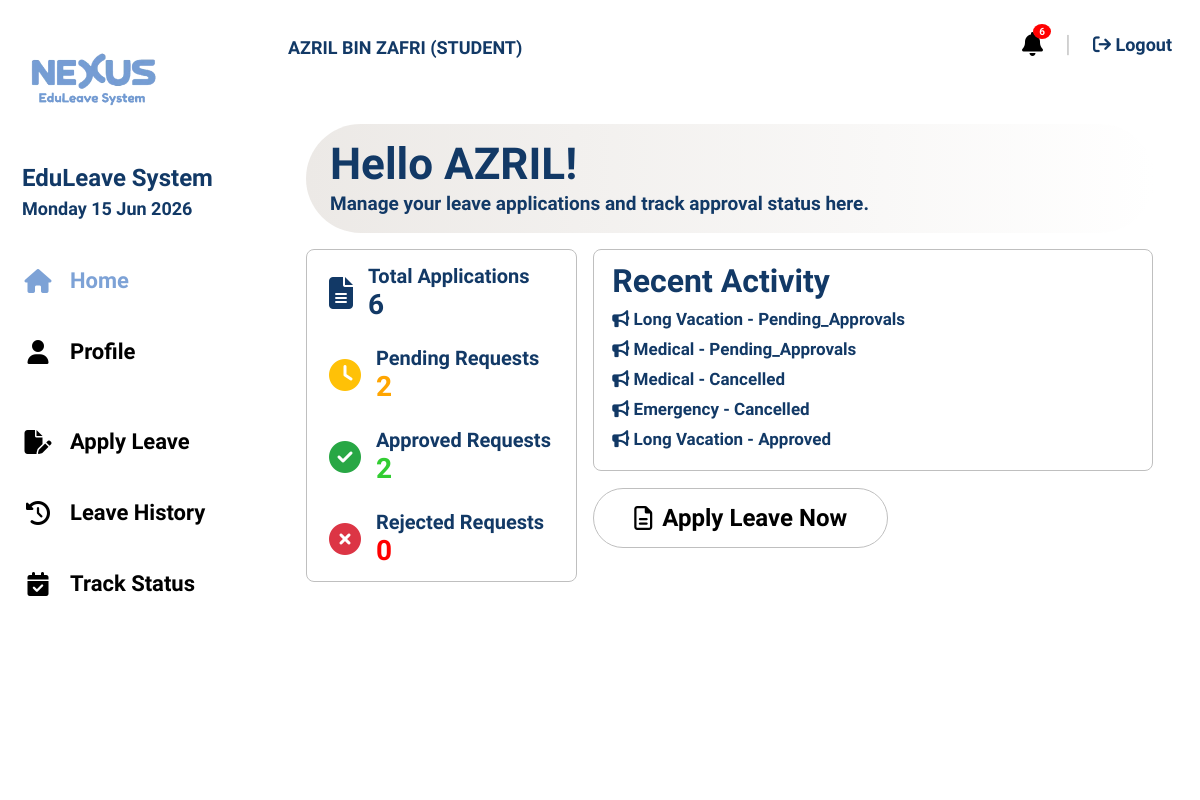
Screenshot of /dashboard_student.php (signed in) with the database file from the repository.
### tables this page shows
CREATE TABLE `leave_applications` (
  `id` int(11) NOT NULL,
  `student_id` int(11) NOT NULL,
  `leave_type` varchar(50) NOT NULL,
  `start_date` date NOT NULL,
  `end_date` date NOT NULL,
  `duration` varchar(50) NOT NULL,
  `reason` text NOT NULL,
  `student_section` varchar(10) DEFAULT NULL,
  `mc_file` varchar(255) DEFAULT NULL,
  `status` varchar(20) DEFAULT 'Pending',
  `form_token` varchar(100) DEFAULT NULL,
  `form_generated_at` datetime DEFAULT NULL,
  `rejection_reason` text DEFAULT NULL,
  `created_at` timestamp NOT NULL DEFAULT current_timestamp(),
  `evidence_file` varchar(255) DEFAULT NULL,
  `selected_lecturers` text DEFAULT NULL,
  `student_statement` text DEFAULT NULL,
  `student_signature` varchar(255) DEFAULT NULL,
  `course` varchar(255) DEFAULT NULL,
  `phone_number` varchar(50) DEFAULT NULL,
  `subject_name` varchar(255) DEFAULT NULL
);

### notification_helper.php (called while the page is built, shortened)
<?php
function getUnreadCount($conn, $user_id) {
    $query = "SELECT COUNT(*) as count FROM notifications
              WHERE user_id = '$user_id' AND is_read = 0";
    $result = mysqli_query($conn, $query);
    $data = mysqli_fetch_assoc($result);
    return $data['count'];
}
?>

### dashboard_student.php (the view, shortened to what this page needs)
<?php
include 'db_config.php';
include 'notification_helper.php';
$user = $_SESSION['user'];
$student_id = $user['id'];
$firstName = explode(' ', trim($user['full_name']))[0];
$totalQuery = mysqli_query($conn,
"SELECT COUNT(*) as total
FROM leave_applications
WHERE student_id = '$student_id'");
$totalData = mysqli_fetch_assoc($totalQuery);
$totalApplications = $totalData['total'];
$pendingQuery = mysqli_query($conn,
"SELECT COUNT(*) as total
FROM leave_applications
WHERE student_id = '$student_id'
AND (status='Pending' OR status='Pending_Approvals' OR status='Partial_Signatures')");
$pendingData = mysqli_fetch_assoc($pendingQuery);
$pendingCount = $pendingData['total'];
$approvedQuery = mysqli_query($conn,
"SELECT COUNT(*) as total
FROM leave_applications
WHERE student_id = '$student_id'
AND (status='Approved' OR status='Approved_Form_Ready')");
$approvedData = mysqli_fetch_assoc($approvedQuery);
$approvedCount = $approvedData['total'];
$rejectedQuery = mysqli_query($conn,
"SELECT COUNT(*) as total
FROM leave_applications
WHERE student_id = '$student_id'
AND status='Rejected'");
$rejectedData = mysqli_fetch_assoc($rejectedQuery);
$rejectedCount = $rejectedData['total'];
$unreadCount = getUnreadCount($conn, $student_id);
?>
<!DOCTYPE html>
<html lang="en">
<head>
    <link rel="stylesheet" href="style.css">
    <link rel="stylesheet" href="https://cdnjs.cloudflare.com/ajax/libs/font-awesome/6.5.1/css/all.min.css">
</head>
<body class="dashboard-page">
<div class="sidebar">
    <img src="images/logo.png" class="sidebar-logo">
    <div class="sidebar-title">EduLeave System</div>
    <div class="sidebar-date"><?php echo date("l d M Y"); ?></div>
    <nav class="nav-menu">
        <a href="dashboard_student.php" class="nav-link active"><i class="fa-solid fa-house nav-fa"></i> Home</a>
        <a href="profile_student.php" class="nav-link"><i class="fa-solid fa-user nav-fa"></i> Profile</a>
        <br>
        <a href="apply_leave.php" class="nav-link"><i class="fa-solid fa-file-pen nav-fa"></i> Apply Leave</a>
        <a href="leave_history.php" class="nav-link"><i class="fa-solid fa-clock-rotate-left nav-fa"></i> Leave History</a>
        <a href="track_status.php" class="nav-link"><i class="fa-solid fa-calendar-check nav-fa"></i> Track Status</a>
    </nav>
</div>
<div class="dashboard-main">
    <div class="topbar">
        <div class="topbar-name"><?php echo strtoupper($user['full_name']); ?> (STUDENT)</div>
        <div class="topbar-right">
            <div class="notification-wrapper">
                <i class="fa-solid fa-bell notification-bell" onclick="toggleNotifications()"></i>
                <?php if($unreadCount > 0): ?>
                    <span class="notification-badge" id="notificationBadge"><?php echo $unreadCount; ?></span>
                <?php endif; ?>
            </div>
            <span style="color:#ccc; font-size:24px;">|</span>
            <a href="logout.php" class="logout-link"><i class="fa-solid fa-arrow-right-from-bracket"></i> Logout</a>
        </div>
    </div>
    <div class="dashboard-content">
        <div class="dashboard-card">
            <div class="welcome-box" style="background:linear-gradient(to right,#ece9e6,#ffffff); border-radius:60px;">
                <h1 style="font-size:44px; margin-bottom:5px;">Hello <?php echo $firstName; ?>!</h1>
                <p style="font-size:19px;">Manage your leave applications and track approval status here.</p>
            </div>
            <div class="dashboard-grid">
    <div class="left-stats">
        <div style="margin-bottom:25px; display: flex; align-items: center; gap: 15px;">
            <i class="fa-solid fa-file-lines" style="font-size: 32px; color: #123966;"></i>
            <div>
                <p style="margin: 0;">Total Applications</p>
                <h2 style="font-size:28px; color:#123966; margin: 0;"><?php echo $totalApplications; ?></h2>
            </div>
        </div>
        <div style="margin-bottom:25px; display: flex; align-items: center; gap: 15px;">
            <i class="fa-solid fa-clock" style="font-size: 32px; color: #ffc107;"></i>
            <div>
                <p style="margin: 0;">Pending Requests</p>
                <h2 style="font-size:28px; color:orange; margin: 0;"><?php echo $pendingCount; ?></h2>
            </div>
        </div>
        <div style="margin-bottom:25px; display: flex; align-items: center; gap: 15px;">
            <i class="fa-solid fa-check-circle" style="font-size: 32px; color: #28a745;"></i>
            <div>
                <p style="margin: 0;">Approved Requests</p>
                <h2 style="font-size:28px; color:limegreen; margin: 0;"><?php echo $approvedCount; ?></h2>
            </div>
        </div>
        <div style="display: flex; align-items: center; gap: 15px;">
            <i class="fa-solid fa-times-circle" style="font-size: 32px; color: #dc3545;"></i>
            <div>
                <p style="margin: 0;">Rejected Requests</p>
                <h2 style="font-size:28px; color:red; margin: 0;"><?php echo $rejectedCount; ?></h2>
            </div>
        </div>
    </div>
    <div class="right-column-container">
        <div class="right-box">
            <h2 style="font-size:32px;">Recent Activity</h2>
            <?php
            $recentQuery = mysqli_query($conn, "SELECT leave_type, status, created_at FROM leave_applications WHERE student_id = '$student_id' ORDER BY created_at DESC LIMIT 5");
            while($activity = mysqli_fetch_assoc($recentQuery)) {
            ?>
                <p><i class="fa-solid fa-bullhorn"></i> <?php echo $activity['leave_type']; ?> - <?php echo $activity['status']; ?></p>
            <?php } ?>
        </div>
        <div style="margin-top:15px;">
            <a href="apply_leave.php" class="apply-btn" style="border-radius:30px; padding:15px 40px; font-size:24px;">
                <i class="fa-regular fa-file-lines" style="margin-right:10px;"></i> Apply Leave Now
            </a>
        </div>
    </div>
</div>
        </div>
    </div>
</div>
</body>
</html>

### style.css (style rules this page uses)
* { box-sizing: border-box; }
body { margin: 0; min-height: 100vh; font-family: 'Baloo 2', cursive; background: url("images/background.jpg") center/cover no-repeat fixed; }
.dashboard-page { margin: 0; display: flex; height: 100vh; }
.sidebar { width: 260px; background: white; padding: 18px 22px; display: flex; flex-direction: column; height: 100vh; overflow-y: auto; flex-shrink: 0; }
.sidebar-logo { width: 140px; margin-bottom: 8px; }
.sidebar-title { font-size: 24px; font-weight: 800; color: #123966; line-height: 1; }
.sidebar-date { font-size: 18px; font-weight: 700; color: #123966; margin-top: 8px; margin-bottom: 35px; }
.nav-link { display: flex; align-items: center; gap: 18px; text-decoration: none; color: black; font-size: 20px; font-weight: 800; margin-bottom: 18px; }
.nav-link.active { color: #7ea6dc; }
.nav-fa { width: 30px; text-align: center; font-size: 28px; }
.dashboard-main { flex: 1; display: flex; flex-direction: column; }
.topbar { height: 88px; background: white; display: flex; align-items: center; justify-content: space-between; padding: 0 28px; flex-shrink: 0; }
.topbar-name { color: #123966; font-size: 18px; font-weight: 800; }
.topbar-right { display: flex; align-items: center; gap: 22px; }
.logout-link { color: #123966; text-decoration: none; font-size: 18px; font-weight: 700; }
.dashboard-content { padding: 22px 28px; overflow: hidden; }
.dashboard-card { background: rgba(255,255,255,0.92); border-radius: 10px; padding: 18px; height: calc(100vh - 120px); overflow: hidden; }
.welcome-box { background: rgba(248,248,248,0.95); border-radius: 55px; padding: 16px 34px; margin-bottom: 16px; }
.welcome-box h1 { margin: 0; color: #123966; font-size: 34px; line-height: 1; }
.welcome-box p { margin: 6px 0 0; color: #123966; font-size: 18px; font-weight: 700; }
.dashboard-grid { display: grid; grid-template-columns: 32% 66%; gap: 16px; height: calc(100% - 120px); }
.left-stats { border: 1px solid #bfbfbf; border-radius: 8px; background: white; padding: 14px 22px; overflow: hidden; }
.left-stats p { font-size: 20px; font-weight: 800; color: #123966; margin: 0 0 24px; line-height: 1.2; }
.right-box { border: 1px solid #bfbfbf; border-radius: 8px; background: white; padding: 12px 18px; margin-bottom: 12px; }
.right-box h2 { margin: 0 0 6px; color: #123966; font-size: 24px; font-weight: 800; }
.right-box p { color: #123966; font-size: 17px; font-weight: 700; margin: 8px 0; line-height: 1.3; }
.apply-btn { display: inline-flex; align-items: center; justify-content: center; padding: 12px 30px; border-radius: 50px; border: 1px solid #bfbfbf; background: white; text-decoration: none; color: black; font-size: 21px; font-weight: 800; margin-top: 2px; }
.topbar-name { color: #123966; font-size: 18px; font-weight: 800; line-height: 1.2; padding-top: 8px; }
.dashboard-content { padding: 18px 28px; overflow-y: auto; }
.dashboard-card { height: auto; min-height: calc(100vh - 130px); overflow: visible; }
.nav-menu { display:flex; flex-direction:column; }
.nav-link { display:flex; align-items:center; gap:16px; padding:14px 0; text-decoration:none; color:black; font-size:22px; font-weight:700; }
.nav-link.active { color:#7da2d6; }
.nav-fa { width:28px; text-align:center; }
.nav-link.active { color: #7da2d6; font-weight: 700; }
.nav-link.active .nav-fa { color: #7da2d6; }
.welcome-box { padding: 18px 24px; }
.welcome-box h1 { color: #123966; font-weight: 800; }
.welcome-box p { color: #123966; font-weight: 600; }
.notification-wrapper { position:relative; }
.notification-bell { cursor:pointer; font-size:24px; }
.nav-menu { display: flex; flex-direction: column; }
.nav-link { display: flex; align-items: center; gap: 16px; padding: 14px 0; text-decoration: none; color: black; font-size: 22px; font-weight: 700; }
.nav-link.active { color: #7da2d6; }
.nav-fa { width: 32px; text-align: center; font-size: 24px; }

### dashboard_student.php (style rules this page uses)
.notification-wrapper { position: relative; }
.notification-bell { cursor: pointer; font-size: 24px; position: relative; }
.notification-badge { position: absolute; top: -8px; right: -8px; background: red; color: white; font-size: 10px; font-weight: bold; padding: 2px 6px; border-radius: 50%; min-width: 18px; text-align: center; }

### rows the page displays
leave_applications: leave_type "Long Vacation", status "Pending_Approvals"
leave_applications: leave_type "Medical", status "Pending_Approvals"
leave_applications: leave_type "Medical", status "Cancelled"
leave_applications: leave_type "Emergency", status "Cancelled"
leave_applications: leave_type "Long Vacation", status "Approved"

### other values shown
$user['full_name'] "AZRIL BIN ZAFRI"
$unreadCount "6"
$firstName "AZRIL"
$totalApplications "6"
$pendingCount "2"
$approvedCount "2"
$rejectedCount "0"
